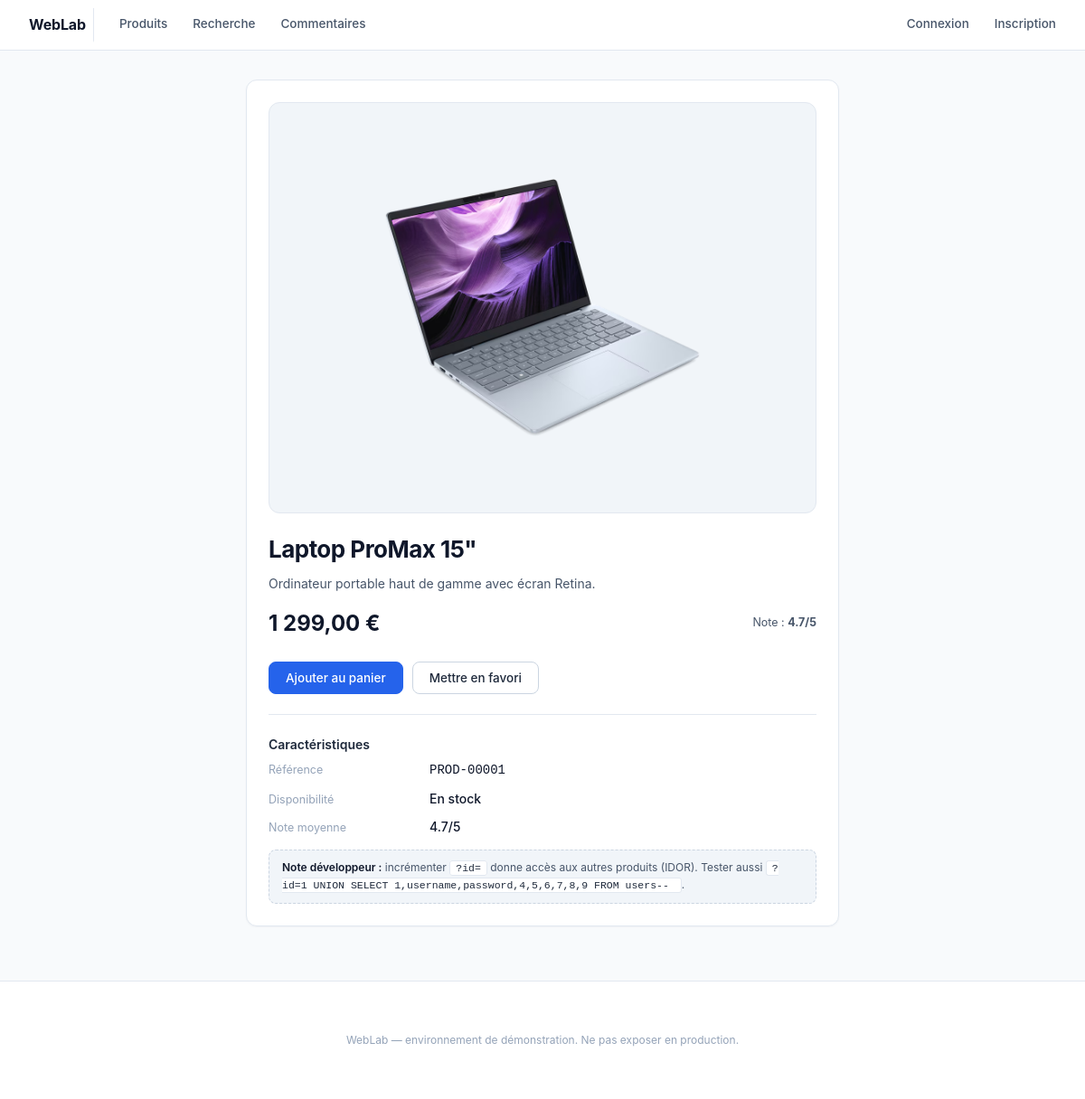
The page /product.php on the database its author committed.
### tables this page shows
CREATE TABLE products (
  id          INT AUTO_INCREMENT PRIMARY KEY,
  name        VARCHAR(128) NOT NULL,
  description TEXT,
  price       DECIMAL(10,2),
  stock       INT DEFAULT 0,
  rating      DECIMAL(2,1) DEFAULT 4.0,
  internal_cost DECIMAL(10,2),    
  supplier    VARCHAR(128),        
  created_at  TIMESTAMP DEFAULT CURRENT_TIMESTAMP
);

### product.php (the view, shortened to what this page needs)
<?php
require_once "config.php";
$id = $_GET["id"] ?? "1";
$sql = "SELECT * FROM products WHERE id = $id";
$stmt = db()->query($sql);
$product = $stmt ? $stmt->fetch(PDO::FETCH_ASSOC) : null;
?>
<div class="container-narrow">
  <div class="card">
    <h1><?= htmlspecialchars($product["name"]) ?></h1>
    <p class="mt-8 mb-16"><?= htmlspecialchars($product["description"]) ?></p>
    <div class="flex-between mt-16 mb-24">
      <div class="price" style="font-size:24px;font-weight:700;color:var(--text-0)">
        <?= number_format((float)$product["price"], 2, ',', ' ') ?> €
      </div>
      <div class="text-small">Note : <strong><?= $product["rating"] ?? "4.5" ?>/5</strong></div>
    </div>
    <div class="form-row">
      <button class="btn">Ajouter au panier</button>
      <button class="btn btn-secondary">Mettre en favori</button>
    </div>
    <div class="divider"></div>
    <h3>Caractéristiques</h3>
    <dl class="dl">
      <dt>Référence</dt><dd class="text-mono">PROD-<?= str_pad((string)$product["id"], 5, "0", STR_PAD_LEFT) ?></dd>
      <dt>Disponibilité</dt><dd><?= ($product["stock"] ?? 0) > 0 ? "En stock" : "Épuisé" ?></dd>
      <dt>Note moyenne</dt><dd><?= $product["rating"] ?? "—" ?>/5</dd>
    </dl>
    <div class="devnote">
      <strong>Note développeur :</strong>
      incrémenter <code>?id=</code> donne accès aux autres produits (IDOR).
      Tester aussi <code>?id=1 UNION SELECT 1,username,password,4,5,6,7,8,9 FROM users-- </code>.
    </div>
  </div>
</div>

### assets/style.css (style rules this page uses)
:root { --bg: #f8fafc; --surface: #ffffff; --surface-alt: #f1f5f9; --border: #e2e8f0; --border-strong:#cbd5e1; --text-0: #0f172a; --text-1: #1e293b; --text-2: #475569; --text-3: #94a3b8; --brand: #1e293b; --accent: #2563eb; --accent-hover: #1d4ed8; --success: #16a34a; --warning: #b45309; --warning-bg: #fef3c7; --danger: #b91c1c; --danger-bg: #fee2e2; --info: #1e40af; --info-bg: #dbeafe; --shadow-sm: 0 1px 2px rgba(15, 23, 42, .04); --shadow: 0 1px 3px rgba(15, 23, 42, .06), 0 1px 2px rgba(15, 23, 42, .04); --radius: 8px; --radius-lg: 12px; --font: -apple-system, BlinkMacSystemFont, "Segoe UI", Roboto, Inter, system-ui, sans-serif; --mono: "SF Mono", Menlo, Consolas, "Liberation Mono", monospace; }
* { box-sizing: border-box; margin: 0; padding: 0; }
html, body { background: var(--bg); color: var(--text-1); font-family: var(--font); font-size: 14px; line-height: 1.5; }
.container-narrow { max-width: 720px; margin: 32px auto; padding: 0 32px; }
h1 { font-size: 26px; font-weight: 700; color: var(--text-0); letter-spacing: -0.02em; }
h3 { font-size: 14px; font-weight: 600; color: var(--text-1); margin-bottom: 8px; }
p { color: var(--text-2); }
.text-small { font-size: 12.5px; color: var(--text-2); }
.text-mono { font-family: var(--mono); font-size: 12.5px; color: var(--text-2); }
.card { background: var(--surface); border: 1px solid var(--border); border-radius: var(--radius-lg); padding: 24px; margin-bottom: 18px; box-shadow: var(--shadow-sm); }
.form-row { display: flex; gap: 10px; align-items: center; }
.btn { display: inline-flex; align-items: center; justify-content: center; background: var(--accent); color: white; border: 1px solid var(--accent); padding: 9px 18px; border-radius: var(--radius); font-family: var(--font); font-size: 13.5px; font-weight: 500; cursor: pointer; transition: background .12s, border-color .12s; text-decoration: none; }
.btn-secondary { background: var(--surface); color: var(--text-1); border-color: var(--border-strong); }
.dl { display: grid; grid-template-columns: 160px 1fr; gap: 10px 18px; align-items: baseline; }
.dl dt { color: var(--text-3); font-size: 12.5px; }
.dl dd { color: var(--text-0); font-size: 14px; font-weight: 500; }
.devnote { margin-top: 14px; padding: 10px 14px; background: var(--surface-alt); border: 1px dashed var(--border-strong); border-radius: var(--radius); color: var(--text-2); font-size: 12px; line-height: 1.55; }
.devnote code { background: var(--surface); border: 1px solid var(--border); padding: 1px 6px; border-radius: 3px; font-family: var(--mono); font-size: 11.5px; color: var(--text-1); }
.devnote strong { color: var(--text-0); font-weight: 600; }
.divider { height: 1px; background: var(--border); margin: 22px 0; }
.flex-between { display: flex; justify-content: space-between; align-items: center; }
.mt-8 { margin-top: 8px; }
.mt-16 { margin-top: 16px; }
.mb-16 { margin-bottom: 16px; }
.mb-24 { margin-bottom: 24px; }

### rows shown on the page
products: name "Laptop ProMax 15\"", description "Ordinateur portable haut de gamme avec écran Retina.", price "1 299,00", rating "4.7", id "00001"
